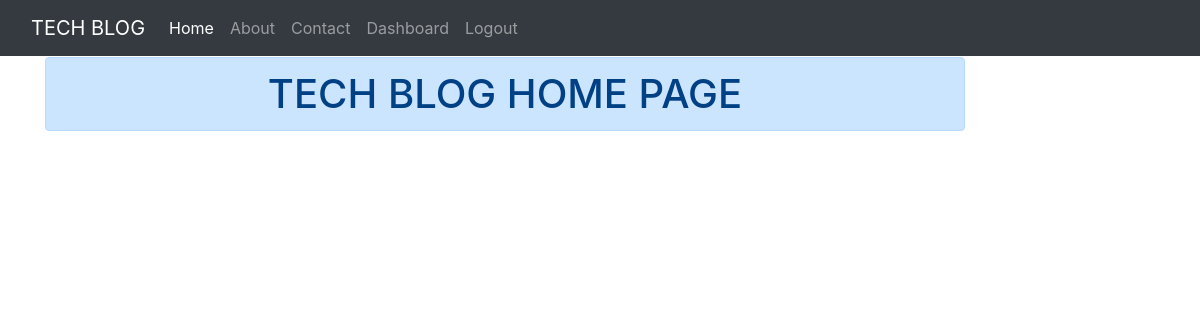
Before: / (signed in) with the older database file.
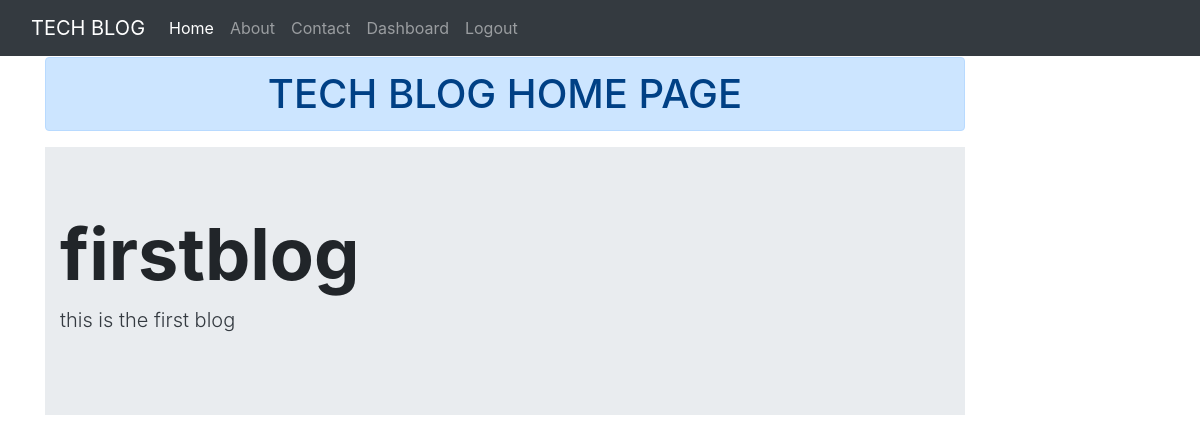
After: the same page with the newer database file.
### blog/models.py (models this page shows)
class Blog(models.Model):
    title = models.CharField(max_length=200)
    cont = models.TextField()

### blog/views.py (the view)
# urls.py: 2. Add a URL to urlpatterns:  path('', views.home, name='home')
def home(request):
    blogs = Blog.objects.all()
    return render(request,'blog/home.html',{'blogs':blogs})

### blog/templates/blog/home.html (shortened to what this page needs)
{% extends 'blog/base.html' %}
{% load static %}
{% block content %}
<div class="col-sm-10">
    <h1 class="text-center alert alert-primary">TECH BLOG HOME PAGE</h1>
    {% for blog in blogs %}
    <div class= "jumbotron jumbotron-fluid jumbo-color">
        <div class="container">
            <h2 class="display-3 font-weight-bold">{{ blog.title }}</h2>
            <p class="lead text-dark">{{ blog.cont }}</p>
        </div>
    </div>
    {% endfor %}
</div>
{% endblock content %}

Changed rows visible on the page:
added Blog: title "firstblog", cont "this is the first blog"
